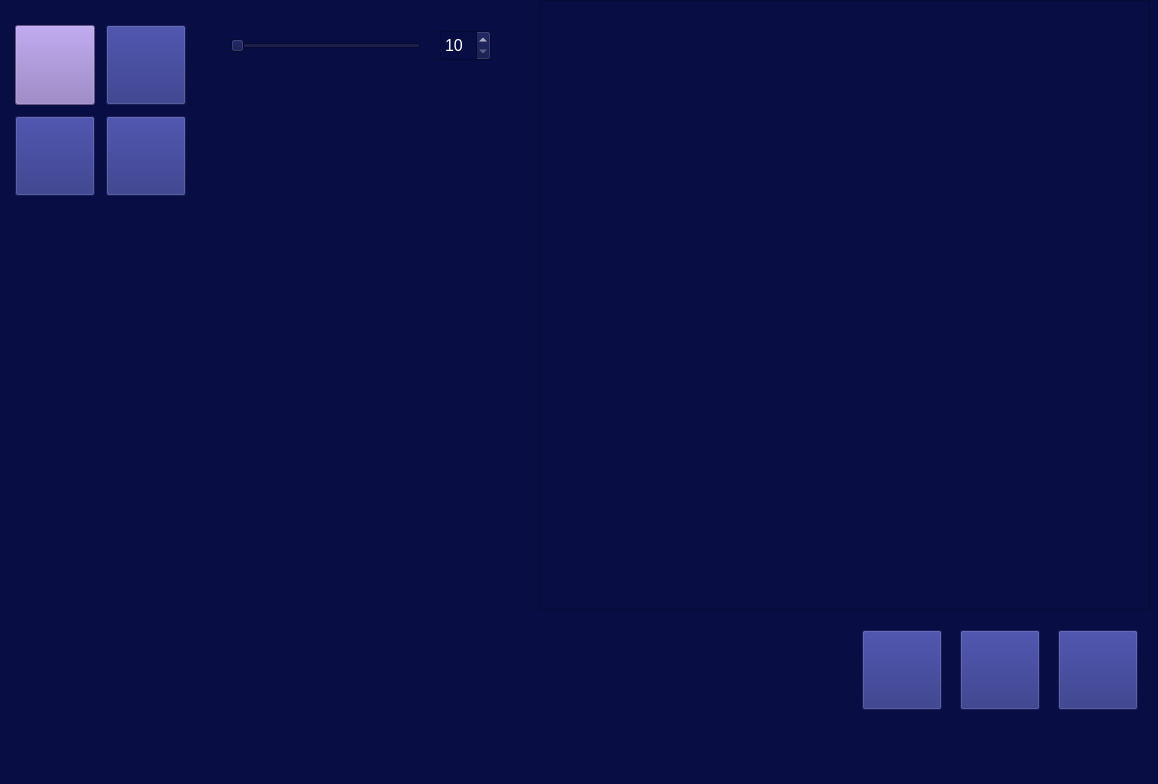
<?xml version="1.0" encoding="UTF-8"?>
<ui version="4.0">
 <class>MainWindow</class>
 <widget class="QMainWindow" name="MainWindow">
  <property name="geometry">
   <rect>
    <x>0</x>
    <y>0</y>
    <width>1158</width>
    <height>784</height>
   </rect>
  </property>
  <property name="sizePolicy">
   <sizepolicy hsizetype="Preferred" vsizetype="Preferred">
    <horstretch>0</horstretch>
    <verstretch>16</verstretch>
   </sizepolicy>
  </property>
  <property name="minimumSize">
   <size>
    <width>0</width>
    <height>0</height>
   </size>
  </property>
  <property name="font">
   <font>
    <pointsize>9</pointsize>
   </font>
  </property>
  <property name="cursor">
   <cursorShape>ArrowCursor</cursorShape>
  </property>
  <property name="windowTitle">
   <string>MainWindow</string>
  </property>
  <property name="styleSheet">
   <string notr="true">background-color: rgb(8, 13, 67);</string>
  </property>
  <property name="iconSize">
   <size>
    <width>16</width>
    <height>16</height>
   </size>
  </property>
  <property name="tabShape">
   <enum>QTabWidget::Rounded</enum>
  </property>
  <widget class="QWidget" name="centralwidget">
   <widget class="Board" name="GraphicBoard">
    <property name="enabled">
     <bool>true</bool>
    </property>
    <property name="geometry">
     <rect>
      <x>540</x>
      <y>0</y>
      <width>610</width>
      <height>610</height>
     </rect>
    </property>
    <property name="minimumSize">
     <size>
      <width>610</width>
      <height>610</height>
     </size>
    </property>
    <property name="maximumSize">
     <size>
      <width>610</width>
      <height>610</height>
     </size>
    </property>
    <property name="cursor" stdset="0">
     <cursorShape>ArrowCursor</cursorShape>
    </property>
    <property name="focusPolicy">
     <enum>Qt::NoFocus</enum>
    </property>
    <property name="autoFillBackground">
     <bool>true</bool>
    </property>
    <property name="styleSheet">
     <string notr="true">background-color: rgb(8, 13, 67)</string>
    </property>
    <property name="lineWidth">
     <number>1</number>
    </property>
    <property name="backgroundBrush">
     <brush brushstyle="NoBrush">
      <color alpha="255">
       <red>255</red>
       <green>255</green>
       <blue>255</blue>
      </color>
     </brush>
    </property>
    <property name="foregroundBrush">
     <brush brushstyle="NoBrush">
      <color alpha="255">
       <red>255</red>
       <green>255</green>
       <blue>255</blue>
      </color>
     </brush>
    </property>
   </widget>
   <widget class="QSlider" name="sldCellsNumber">
    <property name="geometry">
     <rect>
      <x>230</x>
      <y>30</y>
      <width>191</width>
      <height>31</height>
     </rect>
    </property>
    <property name="font">
     <font>
      <pointsize>12</pointsize>
     </font>
    </property>
    <property name="styleSheet">
     <string notr="true">color: rgb(255, 170, 255);
</string>
    </property>
    <property name="minimum">
     <number>10</number>
    </property>
    <property name="maximum">
     <number>50</number>
    </property>
    <property name="orientation">
     <enum>Qt::Horizontal</enum>
    </property>
   </widget>
   <widget class="QWidget" name="layoutWidget">
    <property name="geometry">
     <rect>
      <x>10</x>
      <y>20</y>
      <width>181</width>
      <height>181</height>
     </rect>
    </property>
    <layout class="QHBoxLayout" name="horizontalLayout">
     <item>
      <layout class="QVBoxLayout" name="verticalLayout">
       <item>
        <widget class="QPushButton" name="btnBrush">
         <property name="enabled">
          <bool>true</bool>
         </property>
         <property name="sizePolicy">
          <sizepolicy hsizetype="Minimum" vsizetype="Minimum">
           <horstretch>0</horstretch>
           <verstretch>0</verstretch>
          </sizepolicy>
         </property>
         <property name="minimumSize">
          <size>
           <width>0</width>
           <height>0</height>
          </size>
         </property>
         <property name="maximumSize">
          <size>
           <width>80</width>
           <height>80</height>
          </size>
         </property>
         <property name="sizeIncrement">
          <size>
           <width>16</width>
           <height>16</height>
          </size>
         </property>
         <property name="baseSize">
          <size>
           <width>16</width>
           <height>16</height>
          </size>
         </property>
         <property name="font">
          <font>
           <pointsize>9</pointsize>
          </font>
         </property>
         <property name="styleSheet">
          <string notr="true">background-color: rgb(139, 116, 189);
 
</string>
         </property>
         <property name="text">
          <string/>
         </property>
         <property name="iconSize">
          <size>
           <width>50</width>
           <height>50</height>
          </size>
         </property>
        </widget>
       </item>
       <item>
        <widget class="QPushButton" name="btnEraser">
         <property name="maximumSize">
          <size>
           <width>80</width>
           <height>80</height>
          </size>
         </property>
         <property name="cursor">
          <cursorShape>PointingHandCursor</cursorShape>
         </property>
         <property name="styleSheet">
          <string notr="true">background-color: rgb(34, 39, 122);</string>
         </property>
         <property name="text">
          <string/>
         </property>
        </widget>
       </item>
      </layout>
     </item>
     <item>
      <layout class="QVBoxLayout" name="verticalLayout_2">
       <item>
        <widget class="QPushButton" name="btnBucked">
         <property name="maximumSize">
          <size>
           <width>80</width>
           <height>80</height>
          </size>
         </property>
         <property name="cursor">
          <cursorShape>PointingHandCursor</cursorShape>
         </property>
         <property name="styleSheet">
          <string notr="true">background-color: rgb(34, 39, 122);</string>
         </property>
         <property name="text">
          <string/>
         </property>
        </widget>
       </item>
       <item>
        <widget class="QPushButton" name="btnClear">
         <property name="maximumSize">
          <size>
           <width>80</width>
           <height>80</height>
          </size>
         </property>
         <property name="cursor">
          <cursorShape>PointingHandCursor</cursorShape>
         </property>
         <property name="styleSheet">
          <string notr="true">background-color: rgb(34, 39, 122);</string>
         </property>
         <property name="text">
          <string/>
         </property>
        </widget>
       </item>
      </layout>
     </item>
    </layout>
   </widget>
   <widget class="QSpinBox" name="spinBox">
    <property name="geometry">
     <rect>
      <x>440</x>
      <y>30</y>
      <width>51</width>
      <height>31</height>
     </rect>
    </property>
    <property name="font">
     <font>
      <pointsize>12</pointsize>
     </font>
    </property>
    <property name="styleSheet">
     <string notr="true">color: rgb(255, 255, 255);</string>
    </property>
    <property name="minimum">
     <number>10</number>
    </property>
    <property name="maximum">
     <number>50</number>
    </property>
   </widget>
   <widget class="QLabel" name="logo">
    <property name="geometry">
     <rect>
      <x>40</x>
      <y>580</y>
      <width>371</width>
      <height>151</height>
     </rect>
    </property>
    <property name="text">
     <string/>
    </property>
   </widget>
   <widget class="QWidget" name="">
    <property name="geometry">
     <rect>
      <x>850</x>
      <y>630</y>
      <width>301</width>
      <height>81</height>
     </rect>
    </property>
    <layout class="QHBoxLayout" name="horizontalLayout_2">
     <item>
      <widget class="QPushButton" name="btnExport">
       <property name="maximumSize">
        <size>
         <width>80</width>
         <height>80</height>
        </size>
       </property>
       <property name="styleSheet">
        <string notr="true">background-color: rgb(34, 39, 122);</string>
       </property>
       <property name="text">
        <string/>
       </property>
      </widget>
     </item>
     <item>
      <widget class="QPushButton" name="btnSave">
       <property name="maximumSize">
        <size>
         <width>80</width>
         <height>80</height>
        </size>
       </property>
       <property name="styleSheet">
        <string notr="true">background-color: rgb(34, 39, 122);</string>
       </property>
       <property name="text">
        <string/>
       </property>
      </widget>
     </item>
     <item>
      <widget class="QPushButton" name="btnOpen">
       <property name="maximumSize">
        <size>
         <width>80</width>
         <height>80</height>
        </size>
       </property>
       <property name="styleSheet">
        <string notr="true">background-color: rgb(34, 39, 122);</string>
       </property>
       <property name="text">
        <string/>
       </property>
      </widget>
     </item>
    </layout>
   </widget>
  </widget>
  <widget class="QMenuBar" name="menubar">
   <property name="geometry">
    <rect>
     <x>0</x>
     <y>0</y>
     <width>1158</width>
     <height>21</height>
    </rect>
   </property>
  </widget>
  <widget class="QStatusBar" name="statusbar"/>
 </widget>
 <customwidgets>
  <customwidget>
   <class>Board</class>
   <extends>QGraphicsView</extends>
   <header>board.h</header>
  </customwidget>
 </customwidgets>
 <resources/>
 <connections>
  <connection>
   <sender>spinBox</sender>
   <signal>valueChanged(int)</signal>
   <receiver>sldCellsNumber</receiver>
   <slot>setValue(int)</slot>
   <hints>
    <hint type="sourcelabel">
     <x>453</x>
     <y>71</y>
    </hint>
    <hint type="destinationlabel">
     <x>412</x>
     <y>73</y>
    </hint>
   </hints>
  </connection>
  <connection>
   <sender>sldCellsNumber</sender>
   <signal>valueChanged(int)</signal>
   <receiver>spinBox</receiver>
   <slot>setValue(int)</slot>
   <hints>
    <hint type="sourcelabel">
     <x>399</x>
     <y>54</y>
    </hint>
    <hint type="destinationlabel">
     <x>459</x>
     <y>65</y>
    </hint>
   </hints>
  </connection>
 </connections>
</ui>
